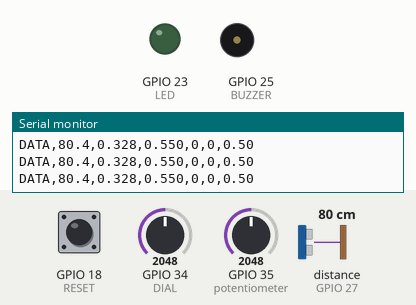
This sketch was run on a simulated ESP32. Shown: output pins drawn as LEDs (lit = HIGH), buzzer (waves = sounding), the last lines printed to the serial monitor. Wiring (from diagram.json): ultrasonic range finder: trigger GPIO 26; echo GPIO 27. Inputs (shaded band) come from the test bench; at power-on: distance to the obstacle (sensor on GPIO 27) 80 cm, GPIO 18 (RESET) HIGH, GPIO 34 (DIAL) = 2048, GPIO 35 (potentiometer) = 2048 (analog values on the 0–4095 scale). The echo pulse lasts 58.3 µs per cm; pins used as bus, display or sensor lines are not drawn.

Above: at 1.2 s.
1.3 s: distance to the obstacle (sensor on GPIO 27) set to 55 cm
2.8 s: distance to the obstacle (sensor on GPIO 27) set to 46 cm
At 4.6 s:
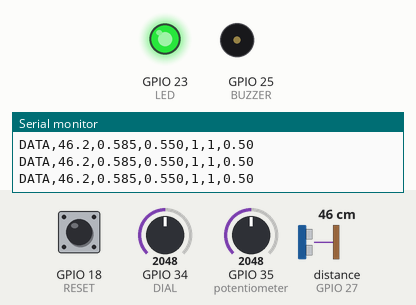
4.9 s: GPIO 18 (RESET) pulled LOW for 0.15 s
At 5.37 s:
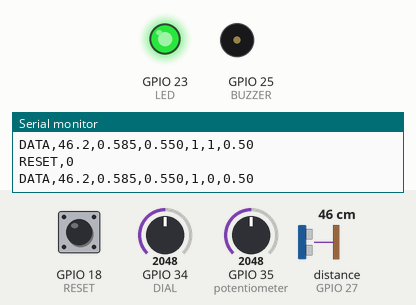
6.7 s: GPIO 34 (DIAL) set to 2298
8.2 s: GPIO 34 (DIAL) set to 2379
At 9.4 s:
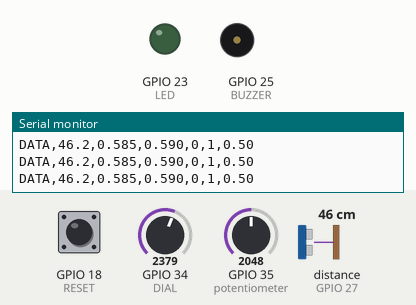
9.7 s: GPIO 34 (DIAL) set to 2047
At 10.6 s:
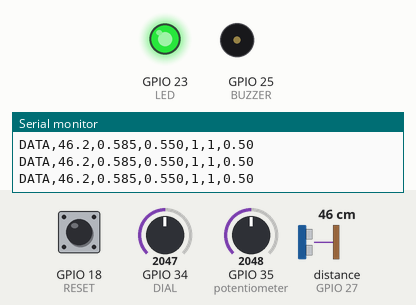
Timing chart, 0 to 12.2 s (numbered marks = the images above; inputs shaded):
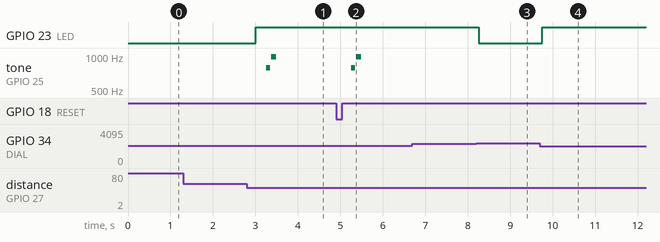

The sketch:

sketch.ino
```cpp
// 12주차 Wokwi ESP32 AI 사물 존재 분류 (카메라 인식 아님)
// 실제로 학습한 LogisticRegression 계수를 사용합니다.
#include <Arduino.h>
#include <math.h>
const int TRIG=26, ECHO=27, DIAL=34, LED=23, RESET=18, BUZZER=25;
const float MODEL_BIAS=1.778584554f;
const float MODEL_DISTANCE_WEIGHT=-0.031021410f;
int countObjects=0, goodFrames=0, farFrames=0, previousButton=HIGH;
bool latched=false;
unsigned long lastCycle=0,lastButtonChange=0;

float distanceCm() {
  digitalWrite(TRIG,LOW);
  delayMicroseconds(2);
  digitalWrite(TRIG,HIGH);
  delayMicroseconds(10);
  digitalWrite(TRIG,LOW);
  unsigned long pulse=pulseIn(ECHO,HIGH,26000UL);
  return pulse ? pulse/58.0f : 400.0f;
}
float confidenceOf(float d) {
  float z=MODEL_BIAS+MODEL_DISTANCE_WEIGHT*d;
  return 1.0f/(1.0f+expf(-z));
}
float thresholdOf() {
  return 0.30f+0.50f*analogRead(DIAL)/4095.0f;
}
void setup() {
  Serial.begin(115200);
  pinMode(TRIG,OUTPUT);
  pinMode(ECHO,INPUT);
  pinMode(LED,OUTPUT);
  pinMode(RESET,INPUT_PULLUP);
  analogReadResolution(12);
  Serial.println("READY,week12-ai-counter");
}

void loop() {
  int button=digitalRead(RESET);
  if(button!=previousButton && millis()-lastButtonChange>60) {
    lastButtonChange=millis();
    previousButton=button;
    if(button==LOW) {
      countObjects=0;
      latched=false;
      farFrames=0;
      goodFrames=0;
      Serial.println("RESET,0");
    }
  }
  if(millis()-lastCycle<250) return;
  lastCycle=millis();
  float d=distanceCm();
  float p=confidenceOf(d);
  float threshold=thresholdOf();
  bool detected=p>=threshold;
  digitalWrite(LED,detected ? HIGH : LOW);
  float soundLevel=analogRead(35)/4095.0f; // microphone substitute (potentiometer)
  if(d>140.0f) {
    if(++farFrames>=2) {
      latched=false;
      goodFrames=0;
    }
  } else {
    farFrames=0;
  }
  if(!latched && detected && d<=140.0f) {
    if(++goodFrames>=2) {
      countObjects++;
      latched=true;
      goodFrames=0;
      if(soundLevel>=0.50f) {
        tone(BUZZER,784,100);
        delay(120);
        tone(BUZZER,988,120);
        Serial.println("SOUND_ALERT,ON");
      } else Serial.println("SOUND_ALERT,OFF");
      Serial.printf("COUNT,%d\n",countObjects);
    }
  } else if(!detected) {
    goodFrames=0;
  }
  Serial.printf("DATA,%.1f,%.3f,%.3f,%d,%d,%.2f\n",d,p,threshold,detected?1:0,countObjects,soundLevel);
}
```

Measured:
- the behaviour switches between 51 and 50 cm on distance to the obstacle (sensor on GPIO 27) (found by bisection; images 0 and 1)
- the behaviour switches between 2335 and 2336 on GPIO 34 (DIAL) (found by bisection; images 2 and 3)
- after the input at 2.8 s, GPIO 23 (LED): LOW → HIGH after 0.21 s; tone on GPIO 25 (BUZZER): silent → 784 Hz after 0.46 s, → silent 0.10 s later, → 988 Hz 0.02 s later, → silent 0.12 s later
- after the input at 4.9 s, tone on GPIO 25 (BUZZER): silent → 784 Hz after 0.36 s, → silent 0.10 s later, → 988 Hz 0.02 s later, → silent 0.12 s later
- after the input at 8.2 s, GPIO 23 (LED): HIGH → LOW after 0.06 s
- after the input at 9.7 s, GPIO 23 (LED): LOW → HIGH after 0.06 s
